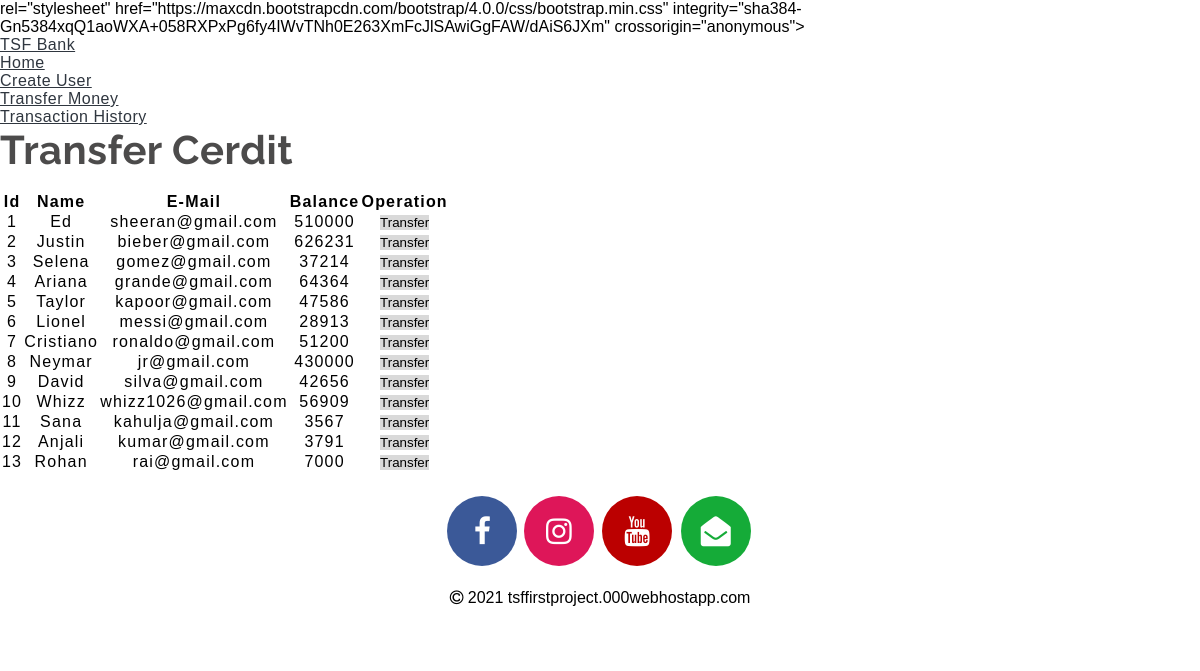
The app's page /transfermoney.php with its own data.
### tables this page shows
CREATE TABLE `users` (
  `id` int(3) NOT NULL,
  `name` text NOT NULL,
  `email` varchar(30) NOT NULL,
  `balance` int(8) NOT NULL
);

### transfermoney.php (the view, shortened to what this page needs)
    <link rel="stylesheet" type="text/css" href="table.css">
    <link rel="stylesheet" type="text/css" href="navbar.css">
	<link rel="stylesheet" href="https://cdnjs.cloudflare.com/ajax/libs/font-awesome/4.7.0/css/font-awesome.min.css">
</head>
<body>
<?php
    include 'config.php';
    $sql = "SELECT * FROM users";
    $result = mysqli_query($conn,$sql);
?>
<?php
  include 'navbar.php';
?>
<div class="container">
        <h2 class="text-center pt-4">Transfer Cerdit</h2>
        <br>
            <div class="row">
                <div class="col">
                    <div class="table-responsive-sm">
                    <table class="table table-hover table-sm table-striped table-condensed table-bordered">
                        <thead>
                            <tr>
                            <th scope="col" class="text-center py-2">Id</th>
                            <th scope="col" class="text-center py-2">Name</th>
                            <th scope="col" class="text-center py-2">E-Mail</th>
                            <th scope="col" class="text-center py-2">Balance</th>
                            <th scope="col" class="text-center py-2">Operation</th>
                            </tr>
                        </thead>
                        <tbody>
                <?php
                    while($rows=mysqli_fetch_assoc($result)){
                ?>
                    <tr>
                        <td class="py-2"><?php echo $rows['id'] ?></td>
                        <td class="py-2"><?php echo $rows['name']?></td>
                        <td class="py-2"><?php echo $rows['email']?></td>
                        <td class="py-2"><?php echo $rows['balance']?></td>
                        <td><a href="selecteduserdetail.php?id= <?php echo $rows['id'] ;?>"> <button type="button" class="btn">Transfer</button></a></td>
                    </tr>
                <?php
                    }
                ?>
                        </tbody>
                    </table>
                    </div>
                </div>
            </div>
         </div>
		   <div class="footer">
<br>
<center><a href="https://m.facebook.com/create.whizz" class="fa fa-facebook" target="_blank"></a>
<a href="https://www.instagram.com/create_whizz/" class="fa fa-instagram" target="_blank"></a>
<a href="https://m.youtube.com/channel/UCYA1wcOPy2AgmGK2SPTurrg" class="fa fa-youtube" target="_blank"></a>
<a href="mailto:whizz1026@gmail.com" class="fa fa-envelope-open" target="_blank"></a><br><br>
<p><i class="fa fa-copyright"></i> 2021 tsffirstproject.000webhostapp.com</p><br><br></center>
</div>
</body>
</html>

### table.css (style rules this page uses)
* { padding: 0; margin: 0; box-sizing: border-box; font-family: sans-serif; }
h2 { font-size: 40px; }
table { letter-spacing: 1.2px; }
td { text-align: center; }
button { border:none; background: #d9d9d9; transition: 1s; }

### navbar.css (style rules this page uses)
h2 { color: #4C4B4B; letter-spacing: 0.5px; font-family: raleway; }

### transfermoney.php (style rules this page uses)
button { transition: 1.5s; }
.footer { background-color:white; }
.footer p { color:black; }
.fa-facebook { padding-top:50%; background: #3B5998; color: white; padding: 20px; font-size: 30px; width: 70px; text-align: center; text-decoration: none; transition:transform 0.2; border-radius:50px; }
.fa-youtube { background: #bb0000; color: white; padding: 20px; font-size: 30px; width: 70px; text-align: center; text-decoration: none; margin: 5px 2px; transition:transform 0.2; border-radius:50px; }
.fa-instagram { background: #de1659; color: white; padding: 20px; font-size: 30px; width: 70px; text-align: center; text-decoration: none; margin: 5px 2px; transition:transform 0.2; border-radius:50px; }
.fa-envelope-open { background: #15ab38; color: white; padding: 20px; font-size: 30px; width: 70px; text-align: center; text-decoration: none; margin: 5px 2px; transition:transform 0.2; border-radius:50px; }

### records on screen
users: id "1", name "Ed", email "sheeran@gmail.com", balance "510000"
users: id "2", name "Justin", email "bieber@gmail.com", balance "626231"
users: id "3", name "Selena", email "gomez@gmail.com", balance "37214"
users: id "4", name "Ariana", email "grande@gmail.com", balance "64364"
users: id "5", name "Taylor", email "kapoor@gmail.com", balance "47586"
users: id "6", name "Lionel", email "messi@gmail.com", balance "28913"
users: id "7", name "Cristiano", email "ronaldo@gmail.com", balance "51200"
users: id "8", name "Neymar", email "jr@gmail.com", balance "430000"
users: id "9", name "David", email "silva@gmail.com", balance "42656"
users: id "10", name "Whizz", email "whizz1026@gmail.com", balance "56909"
users: id "11", name "Sana", email "kahulja@gmail.com", balance "3567"
users: id "12", name "Anjali", email "kumar@gmail.com", balance "3791"
users: id "13", name "Rohan", email "rai@gmail.com", balance "7000"
